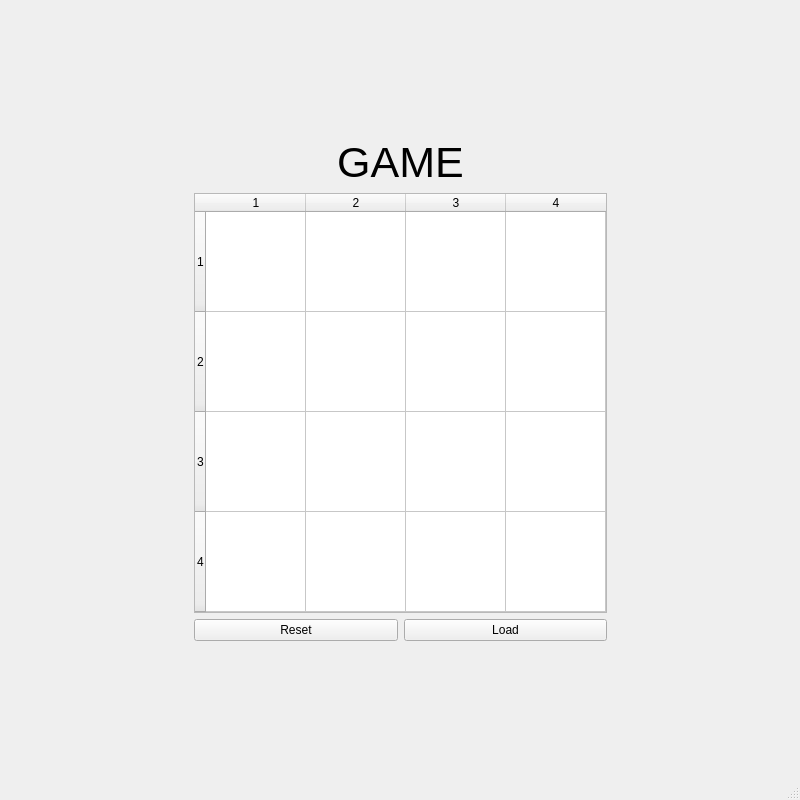
<?xml version="1.0" encoding="UTF-8"?>
<ui version="4.0">
 <class>MainWindow</class>
 <widget class="QMainWindow" name="MainWindow">
  <property name="geometry">
   <rect>
    <x>0</x>
    <y>0</y>
    <width>800</width>
    <height>800</height>
   </rect>
  </property>
  <property name="windowTitle">
   <string>MainWindow</string>
  </property>
  <widget class="QWidget" name="centralwidget">
   <layout class="QGridLayout" name="gridLayout">
    <item row="2" column="2">
     <spacer name="horizontalSpacer_2">
      <property name="orientation">
       <enum>Qt::Horizontal</enum>
      </property>
      <property name="sizeHint" stdset="0">
       <size>
        <width>40</width>
        <height>20</height>
       </size>
      </property>
     </spacer>
    </item>
    <item row="2" column="0">
     <spacer name="horizontalSpacer">
      <property name="orientation">
       <enum>Qt::Horizontal</enum>
      </property>
      <property name="sizeHint" stdset="0">
       <size>
        <width>40</width>
        <height>20</height>
       </size>
      </property>
     </spacer>
    </item>
    <item row="3" column="1">
     <layout class="QHBoxLayout" name="horizontalLayout">
      <item>
       <widget class="QPushButton" name="resetButton">
        <property name="text">
         <string>Reset</string>
        </property>
       </widget>
      </item>
      <item>
       <widget class="QPushButton" name="loadButton">
        <property name="text">
         <string>Load</string>
        </property>
       </widget>
      </item>
     </layout>
    </item>
    <item row="0" column="1">
     <spacer name="verticalSpacer">
      <property name="orientation">
       <enum>Qt::Vertical</enum>
      </property>
      <property name="sizeHint" stdset="0">
       <size>
        <width>20</width>
        <height>40</height>
       </size>
      </property>
     </spacer>
    </item>
    <item row="4" column="1">
     <spacer name="verticalSpacer_2">
      <property name="orientation">
       <enum>Qt::Vertical</enum>
      </property>
      <property name="sizeHint" stdset="0">
       <size>
        <width>20</width>
        <height>40</height>
       </size>
      </property>
     </spacer>
    </item>
    <item row="2" column="1">
     <widget class="QTableWidget" name="tableWidget">
      <property name="verticalScrollBarPolicy">
       <enum>Qt::ScrollBarAlwaysOff</enum>
      </property>
      <property name="horizontalScrollBarPolicy">
       <enum>Qt::ScrollBarAlwaysOff</enum>
      </property>
      <property name="sizeAdjustPolicy">
       <enum>QAbstractScrollArea::AdjustToContents</enum>
      </property>
      <property name="autoScroll">
       <bool>false</bool>
      </property>
      <property name="selectionMode">
       <enum>QAbstractItemView::SingleSelection</enum>
      </property>
      <attribute name="horizontalHeaderCascadingSectionResizes">
       <bool>true</bool>
      </attribute>
      <attribute name="horizontalHeaderMinimumSectionSize">
       <number>100</number>
      </attribute>
      <attribute name="verticalHeaderCascadingSectionResizes">
       <bool>true</bool>
      </attribute>
      <attribute name="verticalHeaderMinimumSectionSize">
       <number>100</number>
      </attribute>
      <attribute name="verticalHeaderDefaultSectionSize">
       <number>100</number>
      </attribute>
      <row/>
      <row/>
      <row/>
      <row/>
      <column/>
      <column/>
      <column/>
      <column/>
     </widget>
    </item>
    <item row="1" column="1">
     <widget class="QLabel" name="label">
      <property name="font">
       <font>
        <pointsize>32</pointsize>
       </font>
      </property>
      <property name="text">
       <string>GAME</string>
      </property>
      <property name="alignment">
       <set>Qt::AlignCenter</set>
      </property>
     </widget>
    </item>
   </layout>
  </widget>
  <widget class="QMenuBar" name="menubar">
   <property name="geometry">
    <rect>
     <x>0</x>
     <y>0</y>
     <width>800</width>
     <height>19</height>
    </rect>
   </property>
  </widget>
  <widget class="QStatusBar" name="statusbar"/>
 </widget>
 <resources/>
 <connections/>
</ui>
